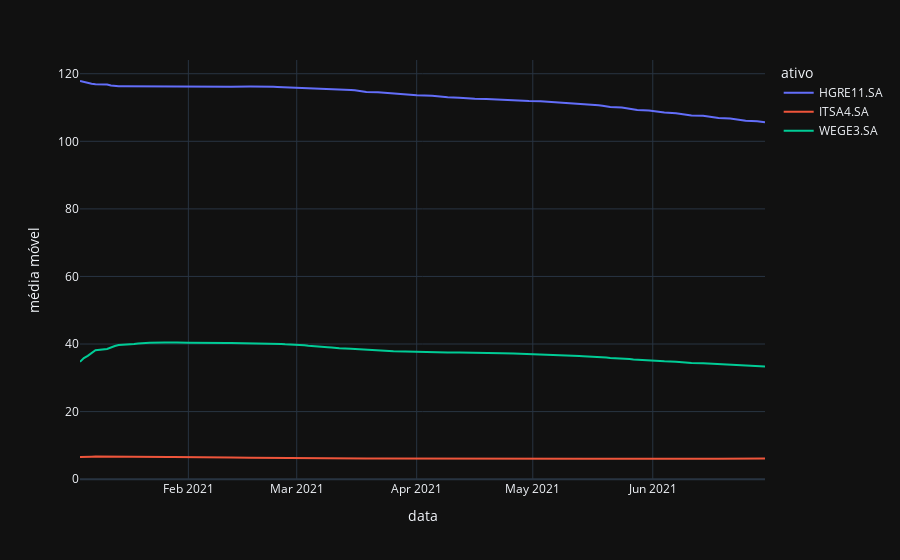

Notebook source saved alongside this figure:
### Markdown cell above
#### 2. Média móvel

1. Faça uma média móvel  em 90 dias dos valores de fechamento ajustados dos ativos que você escolheu
2. Utilizando a fução ```rolling()```, calcule o desvio pardão desses ativos ao longo do tempo, utilizando a mesma janela móvel do item acima
2. Monte um gráfico de linhas para as médias móveis dos ativos da sua base
4. Monte um gráfico de linhas para os desvios padrão em janela móvel
5. Compare os dois gráficos que você fez com o da tarefa anterior. Veja se eles apontam conclusões semelhantes quanto aos períodos de maior volatilidade (variação) dos ativos.

### Code cell
ativos_media_movel = df_yahoo['Close'].rolling(90, min_periods=1).mean()
ativos_media_movel_vertical = ativos_media_movel.stack().reset_index()
ativos_media_movel_vertical.columns = ['data', 'ativo', 'média móvel']

fig = px.line(ativos_media_movel_vertical, x="data", y="média móvel", color='ativo', template='plotly_dark')
fig.show()
